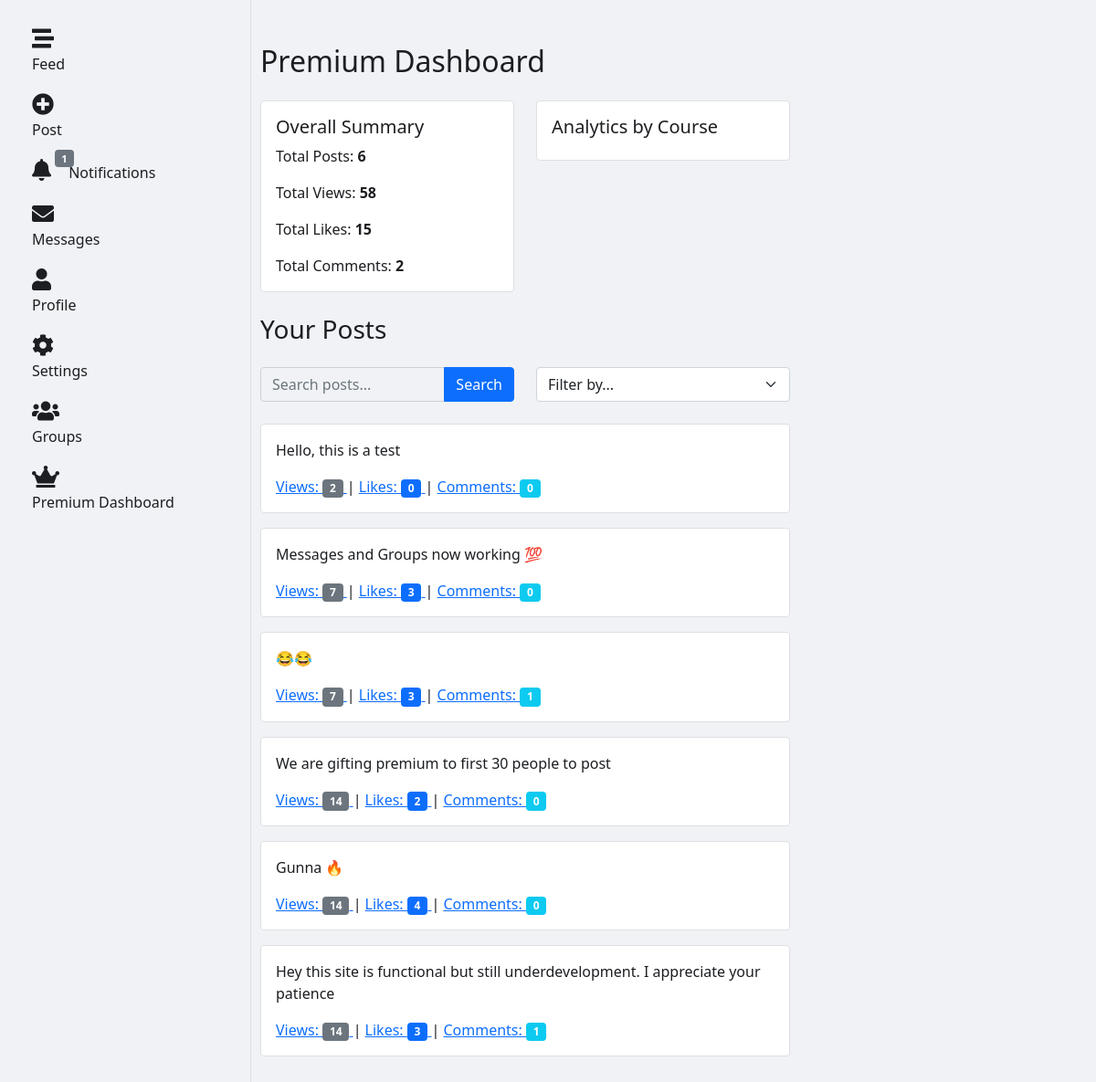
Before: /users/premium-dashboard/ (signed in) with the older database file.
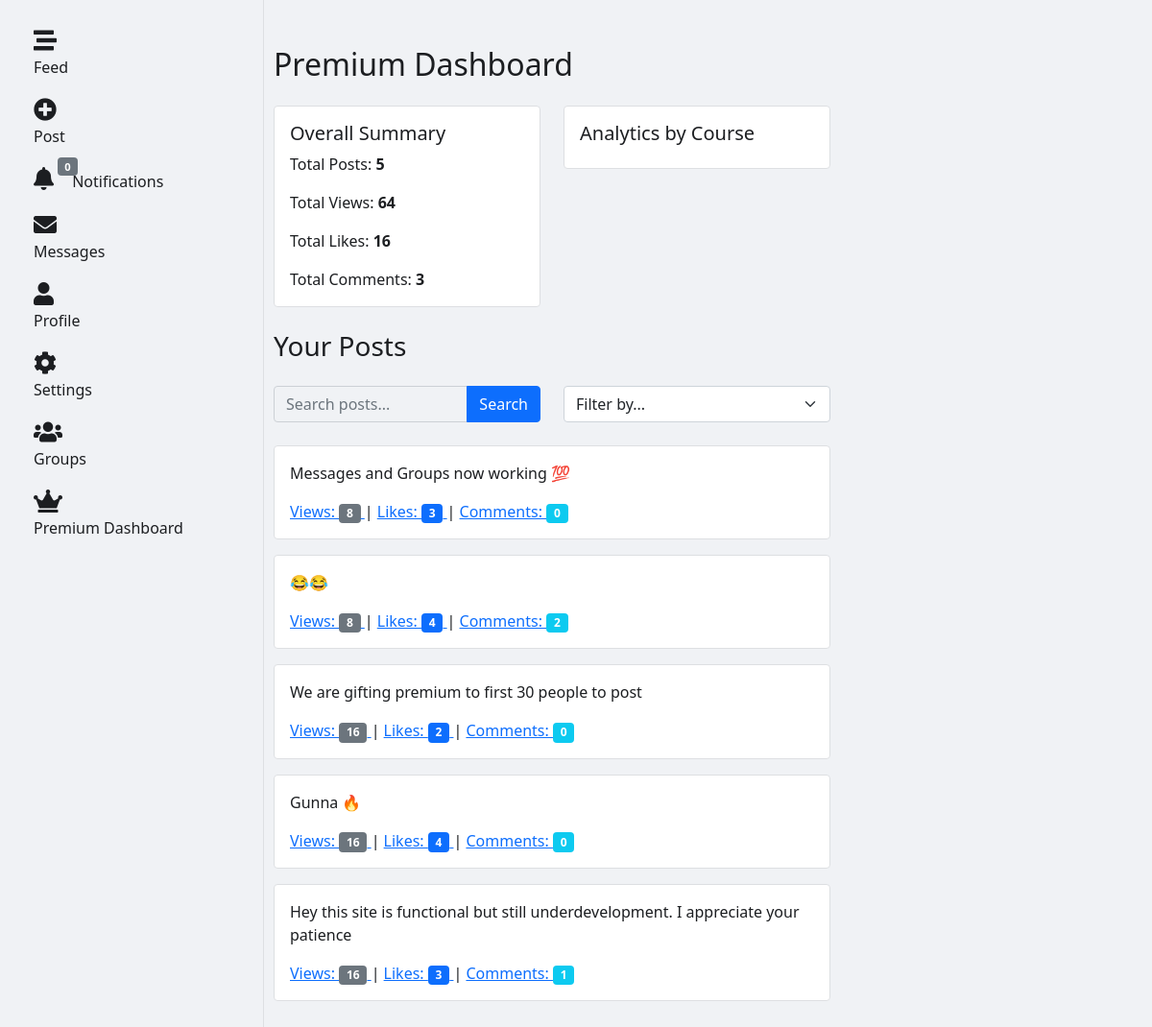
After: the same page with the newer database file.
### social/models.py (models this page shows, shortened)
class Post(models.Model):
    user = models.ForeignKey(User, on_delete=models.CASCADE)
    content = models.TextField(max_length=150)
    image = models.ImageField(upload_to="post_images/", blank=True, null=True)
    video = models.FileField(upload_to="post_videos/", blank=True, null=True)
    created_at = models.DateTimeField(auto_now_add=True)
    n_views = models.PositiveIntegerField(default=0)
    likes = models.ManyToManyField(User, related_name="liked_posts", blank=True)
    is_boosted = models.BooleanField(default=False)
    boost_expires_at = models.DateTimeField(null=True, blank=True)

### users/views.py (the view)
# urls.py: path("premium-dashboard/", views.premium_dashboard, name="premium_dashboard"),
@login_required
@user_passes_test(is_premium)
def premium_dashboard(request):
    query = request.GET.get("query", "")
    filter_by = request.GET.get("filter", "")
    user_posts = (
        Post.objects.filter(user=request.user)
        .select_related("user")
        .prefetch_related("likes", "comments")
    )
    if query:
        user_posts = user_posts.filter(content__icontains=query)
    if filter_by == "likes":
        user_posts = user_posts.annotate(like_count=Count("likes")).order_by(
            "-like_count"
        )
    elif filter_by == "comments":
        user_posts = user_posts.annotate(comment_count=Count("comments")).order_by(
            "-comment_count"
        )
    elif filter_by == "views":
        user_posts = user_posts.order_by("-n_views")
    else:
        user_posts = user_posts.order_by("-created_at")
    total_views = sum(post.n_views for post in user_posts)
    total_likes = sum(post.likes.count() for post in user_posts)
    total_comments = sum(post.comments.count() for post in user_posts)
    course_analytics = (
        Post.objects.filter(user=request.user)
        .values("user__course")
        .annotate(post_count=Count("id"))
    )
    context = {
        "total_posts": user_posts.count(),
        "total_views": total_views,
        "total_likes": total_likes,
        "total_comments": total_comments,
        "posts": user_posts,
        "query": query,
        "filter": filter_by,
        "course_analytics": list(course_analytics),
    }
    return render(request, "users/premium_dashboard.html", context)

### notifications/context_processors.py (called while the page is built)
def notification_count(request):
    if request.user.is_authenticated:
        count = request.user.notifications.filter(is_read=False).count()
        return {"unread_notification_count": count}
    return {"unread_notification_count": 0}

### users/context_processors.py (called while the page is built)
def premium_status(request):
    if request.user.is_authenticated:
        is_premium = (
            request.user.is_premium
            and request.user.premium_expiry is not None
            and request.user.premium_expiry > timezone.now()
        )
        days_left = (
            (request.user.premium_expiry - timezone.now()).days if is_premium else 0
        )
        return {"is_premium": is_premium, "premium_days_left": days_left}
    return {"is_premium": False, "premium_days_left": 0}

### users/views.py (called while the page is built)
def is_premium(user):
    return (
        user.is_premium
        and user.premium_expiry is not None
        and user.premium_expiry > timezone.now()
    )

### users/templates/users/premium_dashboard.html (shortened to what this page needs)
{% extends 'base.html' %}
{% load static %}
{% block content %}
<div class="container mt-5">
    <h2 class="mb-4">Premium Dashboard</h2>
    <div class="row">
        <div class="col-md-6">
            <div class="card mb-4">
                <div class="card-body">
                    <h5 class="card-title">Overall Summary</h5>
                    <p class="card-text">Total Posts: <strong>{{ total_posts }}</strong></p>
                    <p class="card-text">Total Views: <strong>{{ total_views }}</strong></p>
                    <p class="card-text">Total Likes: <strong>{{ total_likes }}</strong></p>
                    <p class="card-text">Total Comments: <strong>{{ total_comments }}</strong></p>
                </div>
            </div>
        </div>
        <div class="col-md-6">
            <div class="card mb-4">
                <div class="card-body">
                    <h5 class="card-title">Analytics by Course</h5>
                </div>
            </div>
        </div>
    </div>
    <h3 class="mb-4">Your Posts</h3>
    <form method="get" class="mb-4">
        <div class="row">
            <div class="col-md-6">
                <div class="input-group">
                    <input type="text" name="query" value="{{ query }}" class="form-control"
                        placeholder="Search posts...">
                    <button type="submit" class="btn btn-primary">Search</button>
                </div>
            </div>
            <div class="col-md-6">
                <select name="filter" class="form-select" onchange="this.form.submit()">
                    <option value="">Filter by...</option>
                </select>
            </div>
        </div>
    </form>
    {% if posts %}
    {% for post in posts %}
    <div class="card mb-3">
        <div class="card-body">
            <p class="card-text">{{ post.content }}</p>
            <p class="card-text">
                <a href="#" class="view-details" data-type="views" data-post-id="{{ post.id }}">
                    Views: <span class="badge bg-secondary">{{ post.n_views }}</span>
                </a> |
                <a href="#" class="view-details" data-type="likes" data-post-id="{{ post.id }}">
                    Likes: <span class="badge bg-primary">{{ post.likes.count }}</span>
                </a> |
                <a href="#" class="view-details" data-type="comments" data-post-id="{{ post.id }}">
                    Comments: <span class="badge bg-info">{{ post.comments.count }}</span>
                </a>
            </p>
        </div>
    </div>
    {% endfor %}
    {% else %}
    <div class="alert alert-info">No posts available.</div>
    {% endif %}
</div>
{% endblock %}

Changed rows visible on the page:
removed Post: content "Hello, this is a test", n_views "2", likes.count "0", comments.count "0"
changed Post "Messages and Groups now working 💯": n_views "7" → "8"
changed Post (number 2 of 5 on the later page): n_views "7" → "8"; likes.count "3" → "4"; comments.count "1" → "2"
changed Post "We are gifting premium to first 30 people to post": n_views "14" → "16"
changed Post "Gunna 🔥": n_views "14" → "16"
changed Post id 1: n_views "14" → "16"
Other visible differences:
{{ unread_notification_count }}: "1" → "0"
{{ total_posts }}: "6" → "5"
{{ total_views }}: "58" → "64"
{{ total_likes }}: "15" → "16"
{{ total_comments }}: "2" → "3"
